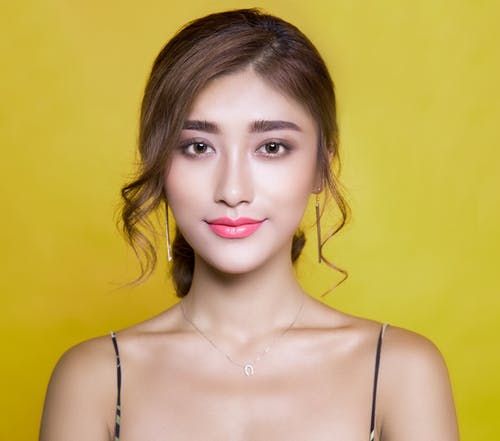
#> input picture pexels-photo-415829.jpeg, 500 x 441 px
$ python grayscale_histogram.py --image pexels-photo-415829.jpeg
#> lines starting #> are read from the running program, lines starting #| are printed output that depends on the picture
from matplotlib import pyplot as plt
import argparse
import cv2

ap = argparse.ArgumentParser()
ap.add_argument("-i", "--image", required=True, help="Path to the image")
args = vars(ap.parse_args())

image = cv2.imread(args["image"])
#> image is the input picture: shape (441, 500, 3); mean B, G, R 91.1, 168.2, 194.5
image = cv2.cvtColor(image, cv2.COLOR_BGR2GRAY)
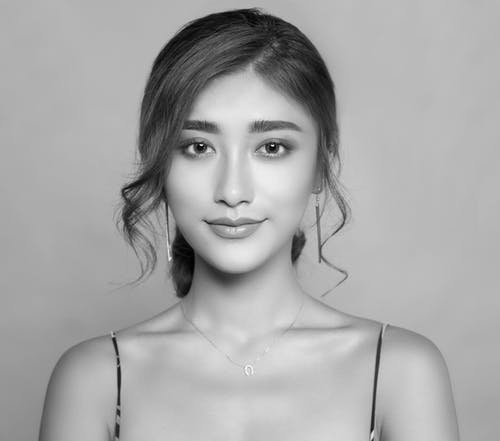
#> image: shape (441, 500); min 1, max 250, mean 167.3
cv2.imshow("Original", image)

hist = cv2.calcHist([image], [0], None, [256], [0, 256])
#> hist = 256 values, max 12023 at index 187, min 0 at index 0, mean 861.3

plt.figure()
plt.title("Grayscale Histogram")
plt.xlabel("Bins")
plt.ylabel("Number of Pixels")
plt.plot(hist)
plt.xlim([0, 256])

hist /= hist.sum()
#> hist = 256 values, max 0.0545 at index 187, min 0 at index 0, mean 0.00391

plt.figure()
plt.title("Grayscale Histogram (Normalized)")
plt.xlabel("Bins")
plt.ylabel("% of Pixels")
plt.plot(hist)
plt.xlim([0, 256])
plt.show()
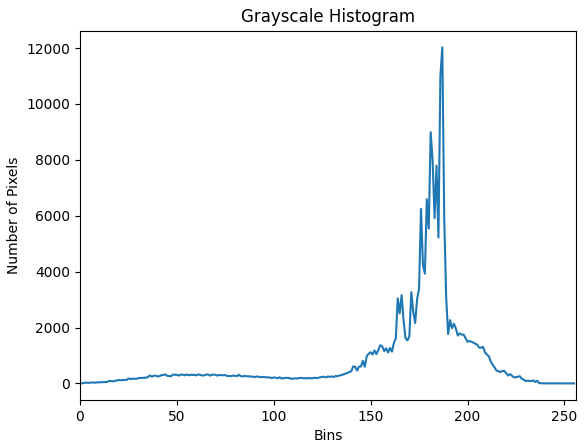
#> figure drawn by matplotlib, 1 panel; curve peaks at x = 187, y = 12023
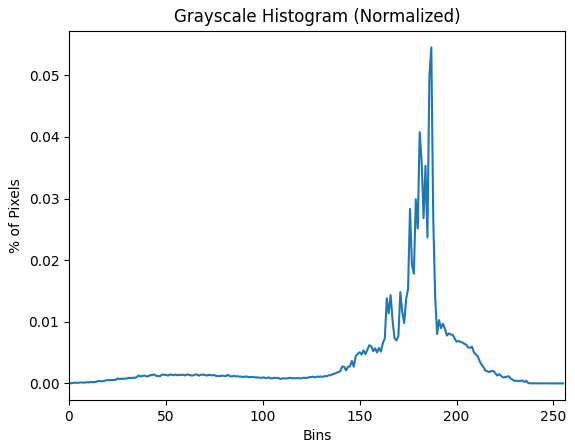
#> figure drawn by matplotlib, 1 panel; curve peaks at x = 187, y = 0.0545
